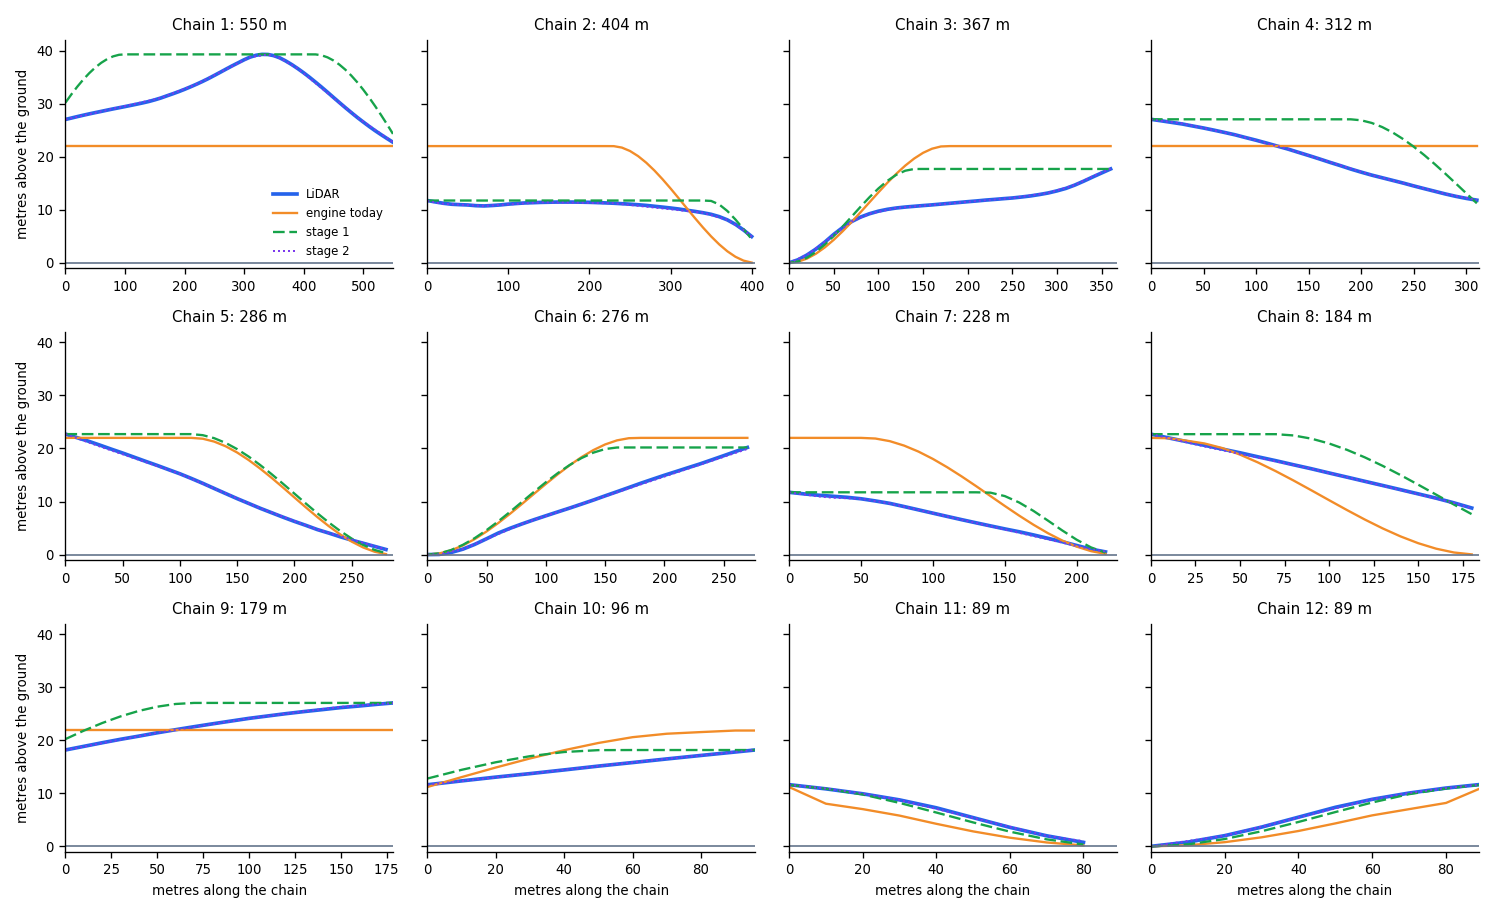

Source code (Python):
"""The prototype of the proposed edit step (docs/design/bridge_profile_edit.md), on the Granville Bridge: what the engine's profile would be with measured heights as input,
for each chain, next to the profile that the engine makes today and the LiDAR heights (granville_lidar_samples.json). It is a prototype in Python of the changed formulas of step 5
and of the height line of stage 2. It is not the engine. Run it again after a change of the proposal:

    python docs/img/bridge-height/granville_proposed.py

Stage 1 input for a chain: the height at its two end nodes (`deck_m`) and its top (`top_m`). Stage 2 input: the height line of the chain (`points`)."""
import json
import sys
from pathlib import Path

import geopandas as gpd
import matplotlib

matplotlib.use("Agg")
import matplotlib.pyplot as plt
import numpy as np

HERE = Path(__file__).resolve().parent
sys.path.insert(0, str(HERE))
from granville import chains_of  # noqa: E402
from granville_vs_lidar import matched  # noqa: E402

GRADE = 8.0          # metres of ramp for 1 m of height: ramp_m / base_m


def clamp(v, lo, hi):
    return max(lo, min(hi, v))


def lift_of(x, ell, ramp, lift_head, lift_tail, k=0.4):
    """Step 5 of the guide: the lift at the distance x along a chain, with the node lifts of its two ends and its full ramp."""
    a, b = lift_head + x / ramp, lift_tail + (ell - x) / ramp
    e = max(0.15 * ell, 1.0)
    v = min(clamp(x / e, 0, 1), clamp((ell - x) / e, 0, 1))
    h = max(k - abs(a - b), 0) / k
    t = clamp(min(a, b) - v * v * (3 - 2 * v) * h * h * k / 4, 0, 1)
    return t * t * (3 - 2 * t)


def stage1(x, ell, z_head, z_tail, top):
    """The proposed formulas: the chain's own top P (`top_m`) in place of the group height H, and the heights at the two end nodes (`deck_m`) in place of the node lifts."""
    ramp = top * GRADE
    return top * lift_of(x, ell, ramp, z_head / top, z_tail / top)


def stage2(x, points):
    """The height line of the chain (`points`: [s, z] in order of s), straight between the points."""
    s, z = zip(*points, strict=True)
    return float(np.interp(x, s, z))


def compute():
    """For each chain (numbered from the longest): its stage 1 input (the heights at its two ends and its top), the largest error of the profile of today, of stage 1 and of stage 2
    against the LiDAR stations of the chain, and the four lines of the figure."""
    chains = chains_of(gpd.read_parquet(HERE / "granville_bridge_edges.parquet"))
    lidar = json.loads((HERE / "granville_lidar_samples.json").read_text())
    full = chains[0]["pieces"][0]["properties"]["__rs_full"]
    rows = []
    for c, axis, _ in matched(chains, lidar):
        ell = c["length"]
        s_all, z_all = (np.array(v) for v in zip(*axis["samples"], strict=True))
        inside = s_all <= ell
        xs, zs = s_all[inside], z_all[inside]
        z_head, z_tail, top = float(np.interp(0, s_all, z_all)), float(np.interp(ell, s_all, z_all)), float(zs.max())
        props = [f["properties"] for f in c["pieces"]]
        today = np.interp(xs, [p["__rs_s0"] * ell for p in props], [full * p["__rs_lift0"] for p in props])
        one = np.array([stage1(float(x), ell, z_head, z_tail, top) for x in xs])
        line = [(s, z) for s, z in axis["points"] if s <= ell] + [(ell, z_tail)]
        two = np.array([stage2(float(x), line) for x in xs])
        errors = [float(np.abs(v - zs).max()) for v in (today, one, two)]
        rows.append({"length": ell, "inputs": (z_head, z_tail, top), "errors": errors, "lines": (xs, zs, today, one, two)})
    return rows


def main():
    rows = compute()
    print("| Chain | Input of stage 1: ends, top | Largest error today | Largest error, stage 1 | Largest error, stage 2 |\n|---|---|---|---|---|")
    fig, axes = plt.subplots(3, 4, figsize=(12.5, 7.6), sharey=True)
    for n, (r, ax) in enumerate(zip(rows, axes.flat, strict=False), 1):
        xs, zs, today, one, two = r["lines"]
        z_head, z_tail, top = r["inputs"]
        e = r["errors"]
        print(f"| {n} | {z_head:.1f} m, {z_tail:.1f} m, {top:.1f} m | {e[0]:.1f} m | {e[1]:.1f} m | {e[2]:.1f} m |")
        ax.plot(xs, zs, color="#2563eb", linewidth=2.2, label="LiDAR")
        ax.plot(xs, today, color="#f28c28", linewidth=1.4, label="engine today")
        ax.plot(xs, one, color="#16a34a", linewidth=1.4, linestyle=(0, (5, 2)), label="stage 1")
        ax.plot(xs, two, color="#7c3aed", linewidth=1.2, linestyle=(0, (1, 1.5)), label="stage 2")
        ax.axhline(0, color="#64748b", linewidth=1.0)
        ax.set_title(f"Chain {n}: {r['length']:.0f} m", fontsize=9)
        ax.set_xlim(0, r["length"])
        ax.set_ylim(-1, 42)
        ax.spines[["top", "right"]].set_visible(False)
        ax.tick_params(labelsize=8)
        if n > 8:
            ax.set_xlabel("metres along the chain", fontsize=8)
        if n % 4 == 1:
            ax.set_ylabel("metres above the ground", fontsize=8)
    axes.flat[0].legend(fontsize=7, loc="lower right", frameon=False)
    fig.tight_layout()
    fig.savefig(HERE / "granville_proposed.png", dpi=120)


if __name__ == "__main__":
    main()
